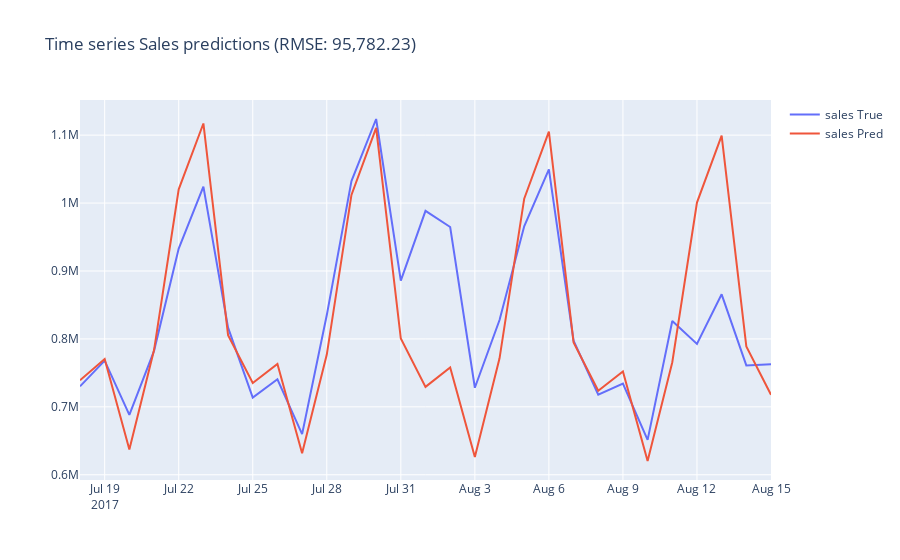

Notebook source saved alongside this figure:
### Code cell
basic_arima.evaluate(validation=validation)
